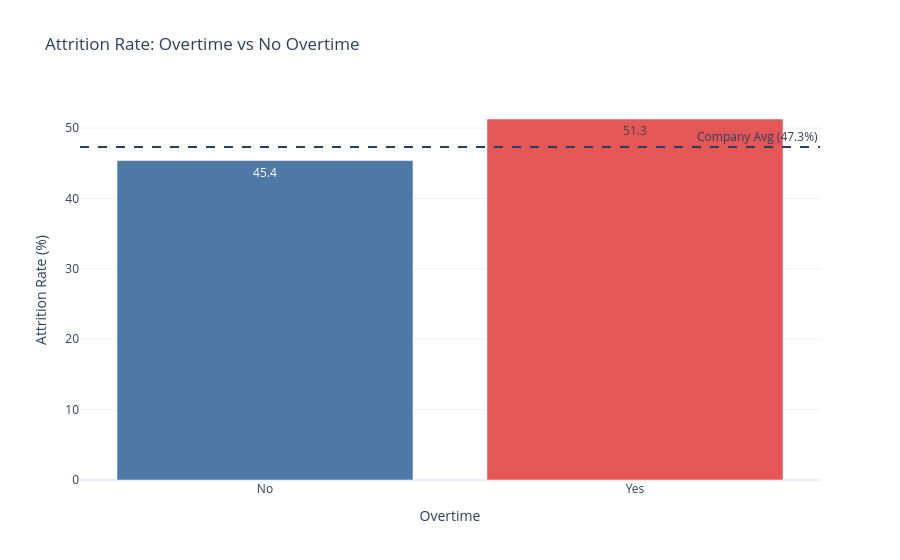

Notebook code for this chart:
### Markdown cell above
### Q2 · Overtime
Investigating if high workload (overtime) is a predictor of attrition.

### Code cell
ot_stats = rate_table(df, "overtime")
ot_yes = ot_stats[ot_stats["overtime"] == "Yes"]["rate"].values[0]
ot_no = ot_stats[ot_stats["overtime"] == "No"]["rate"].values[0]

fig = px.bar(ot_stats, x="overtime", y="rate", color="overtime", text_auto='.1f',
             title="Attrition Rate: Overtime vs No Overtime",
             labels=LABELS, color_discrete_map={"Yes": "#E45756", "No": "#4E79A7"})
fig.add_hline(y=company_avg, line_dash="dash", annotation_text=f"Company Avg ({company_avg:.1f}%)")
fig.update_layout(template=TEMPLATE, showlegend=False)
fig.show()

show_answer(
    "Q2", "Impact of Overtime",
    f"Overtime workers leave at **{ot_yes:.1f}%**, which is significantly higher than non-overtime workers ({ot_no:.1f}%).",
    "HR should audit overtime hours by department and consider capping mandatory overtime to prevent burnout."
)

### Figure 1 — Plotly figure (JSON) as saved in the notebook; plotly's stock layout.template omitted (floating-point values rounded to 4 significant figures)
{"data": [{"hovertemplate": "Overtime=%{x}<br>Attrition Rate (%)=%{y}<extra></extra>", "legendgroup": "No", "marker": {"color": "#4E79A7", "pattern": {"shape": ""}}, "name": "No", "orientation": "v", "showlegend": true, "textposition": "auto", "texttemplate": "%{y:.1f}", "type": "bar", "x": ["No"], "xaxis": "x", "y": [45.4], "yaxis": "y"}, {"hovertemplate": "Overtime=%{x}<br>Attrition Rate (%)=%{y}<extra></extra>", "legendgroup": "Yes", "marker": {"color": "#E45756", "pattern": {"shape": ""}}, "name": "Yes", "orientation": "v", "showlegend": true, "textposition": "auto", "texttemplate": "%{y:.1f}", "type": "bar", "x": ["Yes"], "xaxis": "x", "y": [51.3], "yaxis": "y"}], "layout": {"annotations": [{"showarrow": false, "text": "Company Avg (47.3%)", "x": 1, "xanchor": "right", "xref": "x domain", "y": 47.3, "yanchor": "bottom", "yref": "y"}], "barmode": "relative", "legend": {"title": {"text": "Overtime"}, "tracegroupgap": 0}, "shapes": [{"line": {"dash": "dash"}, "type": "line", "x0": 0, "x1": 1, "xref": "x domain", "y0": 47.3, "y1": 47.3, "yref": "y"}], "showlegend": false, "title": {"text": "Attrition Rate: Overtime vs No Overtime"}, "xaxis": {"anchor": "y", "categoryarray": ["No", "Yes"], "categoryorder": "array", "domain": [0, 1], "title": {"text": "Overtime"}}, "yaxis": {"anchor": "x", "domain": [0, 1], "title": {"text": "Attrition Rate (%)"}}}}
